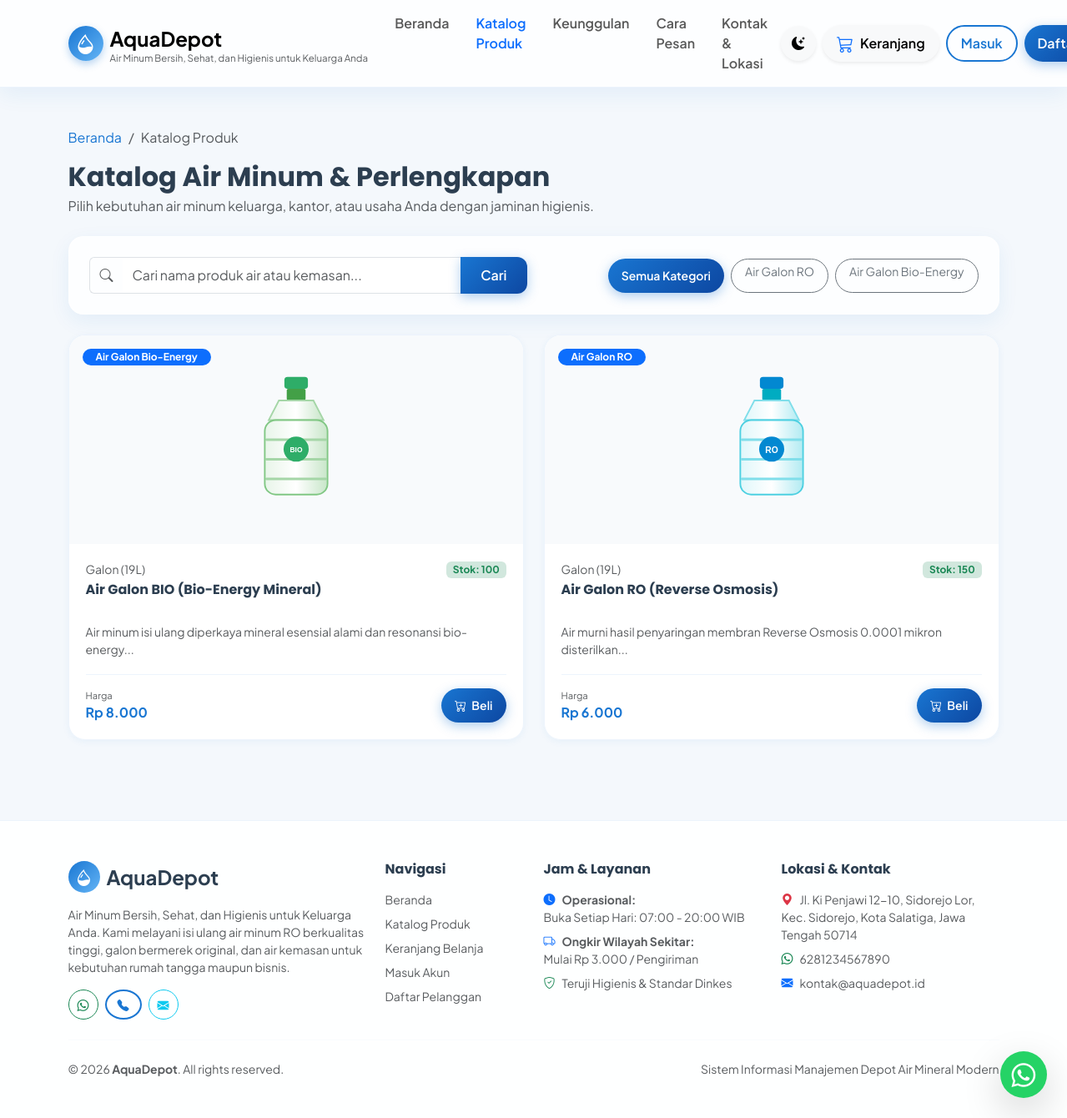
The page /views/produk.php on the database its author committed.
### tables this page shows
CREATE TABLE `pengaturan` (
  `id` INT AUTO_INCREMENT PRIMARY KEY,
  `nama_depot` VARCHAR(100) NOT NULL DEFAULT 'AquaDepot',
  `slogan` VARCHAR(255) DEFAULT 'Air Minum Bersih, Sehat, dan Higienis untuk Keluarga Anda',
  `alamat` TEXT NOT NULL,
  `no_telepon` VARCHAR(20) DEFAULT '081234567890',
  `no_whatsapp` VARCHAR(20) DEFAULT '6281234567890',
  `email` VARCHAR(100) DEFAULT 'info@aquadepot.id',
  `jam_operasional` VARCHAR(100) DEFAULT 'Senin - Minggu: 07.00 - 20.00 WIB',
  `ongkos_kirim_default` DECIMAL(12,2) DEFAULT 3000.00,
  `rekening_bank` TEXT DEFAULT 'Bank BCA: 123-456-7890 a.n. AquaDepot\nBank Mandiri: 987-654-3210 a.n. AquaDepot',
  `maps_embed` TEXT DEFAULT '<iframe src=\"https://maps.google.com/maps?q=Jl.+Ki+Penjawi+12-10,+Sidorejo+Lor,+Kec.+Sidorejo,+Kota+Salatiga,+Jawa+Tengah+50714&t=&z=15&ie=UTF8&iwloc=&output=embed\" width=\"100%\" height=\"350\" style=\"border:0;\" allowfullscreen=\"\" loading=\"lazy\"></iframe>',
  `logo` VARCHAR(255) DEFAULT 'logo.png',
  `updated_at` DATETIME DEFAULT CURRENT_TIMESTAMP ON UPDATE CURRENT_TIMESTAMP
);

CREATE TABLE `kategori` (
  `id` INT AUTO_INCREMENT PRIMARY KEY,
  `nama_kategori` VARCHAR(100) NOT NULL,
  `slug` VARCHAR(100) NOT NULL UNIQUE,
  `deskripsi` TEXT NULL,
  `created_at` DATETIME DEFAULT CURRENT_TIMESTAMP,
  `updated_at` DATETIME DEFAULT CURRENT_TIMESTAMP ON UPDATE CURRENT_TIMESTAMP
);

CREATE TABLE `produk` (
  `id` INT AUTO_INCREMENT PRIMARY KEY,
  `kategori_id` INT NOT NULL,
  `kode_produk` VARCHAR(30) NOT NULL UNIQUE,
  `nama_produk` VARCHAR(150) NOT NULL,
  `deskripsi` TEXT NULL,
  `harga_modal` DECIMAL(12,2) NOT NULL DEFAULT 0.00,
  `harga_jual` DECIMAL(12,2) NOT NULL,
  `satuan` VARCHAR(20) NOT NULL DEFAULT 'Galon (19L)',
  `gambar` VARCHAR(255) DEFAULT 'default_product.png',
  `is_featured` TINYINT(1) NOT NULL DEFAULT 1,
  `status` ENUM('tersedia', 'habis', 'nonaktif') NOT NULL DEFAULT 'tersedia',
  `created_at` DATETIME DEFAULT CURRENT_TIMESTAMP,
  `updated_at` DATETIME DEFAULT CURRENT_TIMESTAMP ON UPDATE CURRENT_TIMESTAMP,
  CONSTRAINT `fk_produk_kategori` FOREIGN KEY (`kategori_id`) REFERENCES `kategori` (`id`) ON UPDATE CASCADE
);

CREATE TABLE `stok` (
  `id` INT AUTO_INCREMENT PRIMARY KEY,
  `produk_id` INT NOT NULL UNIQUE,
  `stok_tersedia` INT NOT NULL DEFAULT 0,
  `stok_minimum` INT NOT NULL DEFAULT 10,
  `updated_at` DATETIME DEFAULT CURRENT_TIMESTAMP ON UPDATE CURRENT_TIMESTAMP,
  CONSTRAINT `fk_stok_produk` FOREIGN KEY (`produk_id`) REFERENCES `produk` (`id`) ON DELETE CASCADE ON UPDATE CASCADE
);

### views/produk.php (the view, shortened to what the rows shown need)
<?php
require_once __DIR__ . '/../config/config.php';
require_once __DIR__ . '/../includes/header.php';
$db = Database::getConnection();
$stmtKat = $db->query("SELECT * FROM kategori ORDER BY id ASC");
$categories = $stmtKat->fetchAll();
$katFilter = (int)($_GET['kategori'] ?? 0);
$query = "
    SELECT p.*, s.stok_tersedia, k.nama_kategori
    FROM produk p
    JOIN kategori k ON p.kategori_id = k.id
    LEFT JOIN stok s ON p.id = s.produk_id
    WHERE p.status != 'nonaktif'
";
$params = [];
$query .= " ORDER BY p.is_featured DESC, p.nama_produk ASC";
$stmt = $db->prepare($query);
$stmt->execute($params);
$products = $stmt->fetchAll();
?>
<div class="container py-5">
    <div class="mb-4" data-aos="fade-down">
        <div class="d-flex flex-wrap justify-content-between align-items-center gap-3">
            <div>
                <h2 class="fw-bold mb-1">Katalog Air Minum & Perlengkapan</h2>
            </div>
        </div>
    </div>
    <div class="glass-card p-3 p-md-4 mb-4" data-aos="fade-up">
        <form method="GET" action="" class="row g-3 align-items-center">
            <div class="col-lg-6">
                <div class="d-flex flex-wrap gap-2 justify-content-lg-end">
                    <a href="<?= url('views/produk.php') ?>" class="btn btn-sm rounded-pill px-3 <?= ($katFilter === 0) ? 'btn-primary' : 'btn-outline-secondary' ?>">
                        Semua Kategori
                    </a>
                    <?php foreach ($categories as $cat): ?>
                        <a href="<?= url('views/produk.php?kategori=' . $cat['id']) ?>" class="btn btn-sm rounded-pill px-3 <?= ($katFilter === (int)$cat['id']) ? 'btn-primary' : 'btn-outline-secondary' ?>">
                            <?= htmlspecialchars($cat['nama_kategori']) ?>
                        </a>
                    <?php endforeach; ?>
                </div>
            </div>
        </form>
    </div>
    <div class="row g-4">
        <?php if (!empty($products)): ?>
            <?php foreach ($products as $prod): ?>
                <div class="col-sm-6 col-lg-6" data-aos="fade-up">
                    <div class="product-card">
                        <div class="product-img-wrapper" style="height: 250px;">
                            <img src="<?= product_image($prod['gambar']) ?>" alt="<?= htmlspecialchars($prod['nama_produk']) ?>" class="p-3" style="max-height: 220px;">
                            <span class="position-absolute top-0 start-0 m-3 badge bg-primary rounded-pill px-3 py-1 text-truncate" style="max-width: 160px;">
                                <?= htmlspecialchars($prod['nama_kategori']) ?>
                            </span>
                        </div>
                        <div class="product-body">
                            <div class="d-flex justify-content-between align-items-center mb-1">
                                <small class="text-muted"><?= htmlspecialchars($prod['satuan']) ?></small>
                                <small class="badge <?= ($prod['stok_tersedia'] > 5) ? 'bg-success-subtle text-success' : 'bg-warning-subtle text-warning' ?>">
                                    Stok: <?= (int)$prod['stok_tersedia'] ?>
                                </small>
                            </div>
                            <h6 class="fw-bold mb-2" style="min-height: 42px;" title="<?= htmlspecialchars($prod['nama_produk']) ?>">
                                <?= htmlspecialchars($prod['nama_produk']) ?>
                            </h6>
                            <p class="text-muted small mb-3 flex-grow-1" style="min-height: 45px;">
                                <?= htmlspecialchars(mb_strimwidth($prod['deskripsi'], 0, 80, '...')) ?>
                            </p>
                            <div class="d-flex justify-content-between align-items-center pt-3 border-top" style="border-color: var(--card-border) !important;">
                                <div>
                                    <small class="text-muted d-block" style="font-size: 0.7rem;">Harga</small>
                                    <div class="product-price fs-6"><?= format_rupiah($prod['harga_jual']) ?></div>
                                </div>
                                <?php if ($prod['stok_tersedia'] > 0): ?>
                                    <button type="button" class="btn btn-primary btn-sm rounded-pill px-3" onclick="addToCart(<?= $prod['id'] ?>, 1)">
                                        <i class="bi bi-cart-plus me-1"></i> Beli
                                    </button>
                                <?php else: ?>
                                    <button type="button" class="btn btn-secondary btn-sm rounded-pill px-3" disabled>
                                        Habis
                                    </button>
                                <?php endif; ?>
                            </div>
                        </div>
                    </div>
                </div>
            <?php endforeach; ?>
        <?php endif; ?>
    </div>
</div>
<?php require_once __DIR__ . '/../includes/footer.php'; ?>

### includes/header.php (shortened to what the rows shown need)
<?php
require_once __DIR__ . '/../config/config.php';
$pengaturan = get_pengaturan();
?>
<!DOCTYPE html>
<html lang="id" data-bs-theme="light">
<head>
    <link href="https://cdn.jsdelivr.net/npm/bootstrap@5.3.3/dist/css/bootstrap.min.css" rel="stylesheet">
    <link rel="stylesheet" href="https://cdn.jsdelivr.net/npm/bootstrap-icons@1.11.3/font/bootstrap-icons.min.css">
    <link href="https://unpkg.com/aos@2.3.1/dist/aos.css" rel="stylesheet">
    <link rel="stylesheet" href="https://cdn.jsdelivr.net/npm/sweetalert2@11/dist/sweetalert2.min.css">
    <link rel="stylesheet" href="<?= asset('css/style.css') ?>">
</head>
<body data-base-url="<?= base_url() ?>">
<nav class="navbar navbar-expand-lg sticky-top glass-card border-0 rounded-0" style="background: var(--glass-bg); backdrop-filter: blur(14px); z-index: 1040; border-bottom: 1px solid var(--card-border) !important;">
    <div class="container">
        <a class="navbar-brand d-flex align-items-center gap-2" href="<?= url('index.php') ?>">
            <div>
                <span class="fw-bold fs-4 text-gradient"><?= htmlspecialchars($pengaturan['nama_depot']) ?></span>
                <small class="d-none d-sm-block text-muted" style="font-size: 0.72rem; line-height: 1;"><?= htmlspecialchars($pengaturan['slogan']) ?></small>
            </div>
        </a>
    </div>
</nav>

### includes/footer.php (shortened to what the rows shown need)
<?php
$pengaturan = get_pengaturan();
$waNumber = preg_replace('/[^0-9]/', '', $pengaturan['no_whatsapp'] ?? '6281234567890');
$waMessage = urlencode("Halo " . ($pengaturan['nama_depot'] ?? 'AquaDepot') . ", saya ingin pesan air mineral galon.");
?>
<footer class="mt-5 border-top py-5" style="background: var(--card-bg); border-color: var(--card-border) !important;">
    <div class="container">
        <div class="row g-4">
            <div class="col-lg-4 col-md-6">
                <div class="d-flex align-items-center gap-2 mb-3">
                    <div class="rounded-circle d-flex align-items-center justify-content-center text-white" style="width: 38px; height: 38px; background: linear-gradient(135deg, #1976D2, #64B5F6);">
                        <i class="bi bi-droplet-half fs-5"></i>
                    </div>
                    <span class="fw-bold fs-4"><?= htmlspecialchars($pengaturan['nama_depot']) ?></span>
                </div>
                <p class="text-muted small mb-3">
                    <?= htmlspecialchars($pengaturan['slogan']) ?>. Kami melayani isi ulang air minum RO berkualitas tinggi, galon bermerek original, dan air kemasan untuk kebutuhan rumah tangga maupun bisnis.
                </p>
                <div class="d-flex gap-2">
                    <a href="https://wa.me/<?= $waNumber ?>?text=<?= $waMessage ?>" target="_blank" class="btn btn-sm btn-outline-success rounded-circle" style="width: 36px; height: 36px; display: flex; align-items: center; justify-content: center;">
                    </a>
                    <a href="tel:<?= htmlspecialchars($pengaturan['no_telepon']) ?>" class="btn btn-sm btn-outline-primary rounded-circle" style="width: 36px; height: 36px; display: flex; align-items: center; justify-content: center;">
                    </a>
                    <a href="mailto:<?= htmlspecialchars($pengaturan['email']) ?>" class="btn btn-sm btn-outline-info rounded-circle" style="width: 36px; height: 36px; display: flex; align-items: center; justify-content: center;">
                    </a>
                </div>
            </div>
            <div class="col-lg-3 col-md-6">
                <h6 class="fw-bold mb-3">Jam & Layanan</h6>
                <p class="text-muted small mb-2">
                    <i class="bi bi-clock-fill text-primary me-2"></i><strong>Operasional:</strong><br>
                    <?= htmlspecialchars($pengaturan['jam_operasional']) ?>
                </p>
                <p class="text-muted small mb-2">
                    <i class="bi bi-truck text-primary me-2"></i><strong>Ongkir Wilayah Sekitar:</strong><br>
                    Mulai <?= format_rupiah($pengaturan['ongkos_kirim_default'] ?? 3000) ?> / Pengiriman
                </p>
                <p class="text-muted small mb-0">
                    <i class="bi bi-shield-check text-success me-2"></i>Teruji Higienis & Standar Dinkes
                </p>
            </div>
            <div class="col-lg-3 col-md-6">
                <h6 class="fw-bold mb-3">Lokasi & Kontak</h6>
                <p class="text-muted small mb-2">
                    <i class="bi bi-geo-alt-fill text-danger me-2"></i><?= nl2br(htmlspecialchars($pengaturan['alamat'])) ?>
                </p>
                <p class="text-muted small mb-2">
                    <i class="bi bi-whatsapp text-success me-2"></i><?= htmlspecialchars($pengaturan['no_whatsapp']) ?>
                </p>
                <p class="text-muted small mb-0">
                    <i class="bi bi-envelope-fill text-primary me-2"></i><?= htmlspecialchars($pengaturan['email']) ?>
                </p>
            </div>
        </div>
        <div class="row align-items-center">
            <div class="col-md-6 text-center text-md-start small text-muted">
                &copy; <?= date('Y') ?> <strong><?= htmlspecialchars($pengaturan['nama_depot']) ?></strong>. All rights reserved.
            </div>
        </div>
    </div>
</footer>
</body>
</html>

### rows shown on the page
pengaturan: nama_depot "AquaDepot", slogan "Air Minum Bersih, Sehat, dan Higienis untuk Keluarga Anda", jam_operasional "Buka Setiap Hari: 07:00 - 20:00 WIB", ongkos_kirim_default "Rp 3.000", alamat "Jl. Ki Penjawi 12-10, Sidorejo Lor, Kec. Sidorejo, Kota Salatiga, Jawa Tengah 50714", no_whatsapp "6281234567890", email "kontak@aquadepot.id"
kategori: nama_kategori "Air Galon RO"
kategori: nama_kategori "Air Galon Bio-Energy"
produk: gambar (picture), kategori.nama_kategori "Air Galon Bio-Energy", satuan "Galon (19L)", stok.stok_tersedia "100", nama_produk "Air Galon BIO (Bio-Energy Mineral)", deskripsi "Air minum isi ulang diperkaya mineral esensial alami dan resonansi bio-energy...", harga_jual "Rp 8.000"
produk: gambar (picture), kategori.nama_kategori "Air Galon RO", satuan "Galon (19L)", stok.stok_tersedia "150", nama_produk "Air Galon RO (Reverse Osmosis)", deskripsi "Air murni hasil penyaringan membran Reverse Osmosis 0.0001 mikron disterilkan...", harga_jual "Rp 6.000"
